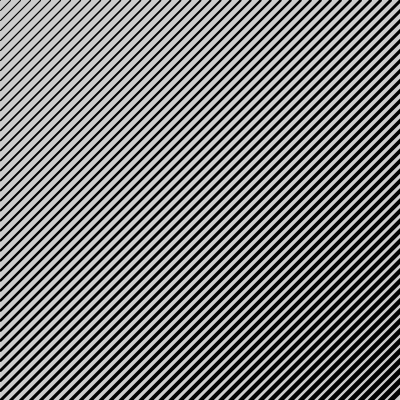
Frame 1 (no input)
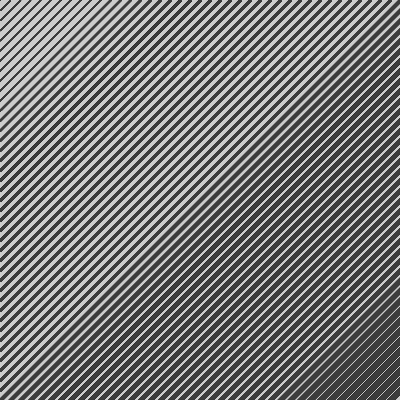
Frame 60 (the mouse pressed at the canvas centre just before this capture)
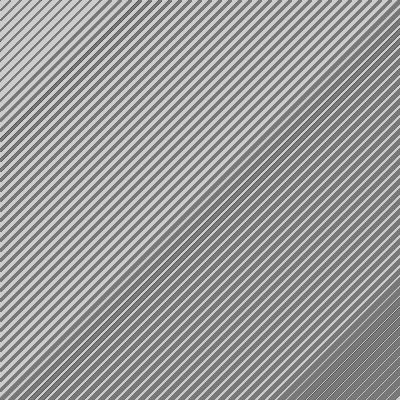
Frame 120 (the mouse held since frame 60 and released just before this capture)

The Processing sketch that drew these frames (run headless with seeded random() and noise(); from frame 60 on, the mouse is pressed at the canvas centre):

// Processing sketch: processing_53680
// ── processing_53680.pde

// Homework #8 48-257 Programming in the Arts with Processing
// Will Crownover wlc@andrew.cmu.edu
// Copyright February 2012

//Instructions
//Key press, define eyelids.  Mouse pressed, define Iris.

color c;

void setup()
{
  size( 400, 400 );
  stroke( random( 255 ), random( 255 ), random ( 255 ) );
  c = 0;
}

void draw()
{
  c += 1;
  stroke( c%255, c%150, c%200 );
  whileBackground();
}

void whileBackground()
{
  
  float x = 0;
  float l = 1;
  while( x < 2*width )
  {
    strokeWeight( l );
    line( x, 0, 0, x );
    x += 10;
    l += .05;
  }
}

void keyPressed()
{
  stroke( random( 255 ), random( 255 ), random ( 255 ) );
  float x = 0;
  float y = height;
  float l = 1;
  while( x < width*2.0 )
  {
    strokeWeight( l );
    line( x, 0  , y, x );
    line( 0, x, x, y );
    x += 9;
    y += .01;
    l += .01;
  }
}

void mousePressed()
{
  float x = 0;
  float l = 1;
  float c = 1;
  while( x < width*.66 )
  {
    stroke( 200, random( 255), 200 );
    noFill();
    strokeWeight( l );
    ellipse( width/2.0, height/2.0, x, x );
    x += 10;
    l += .05;
    c += 5;
  }
}
